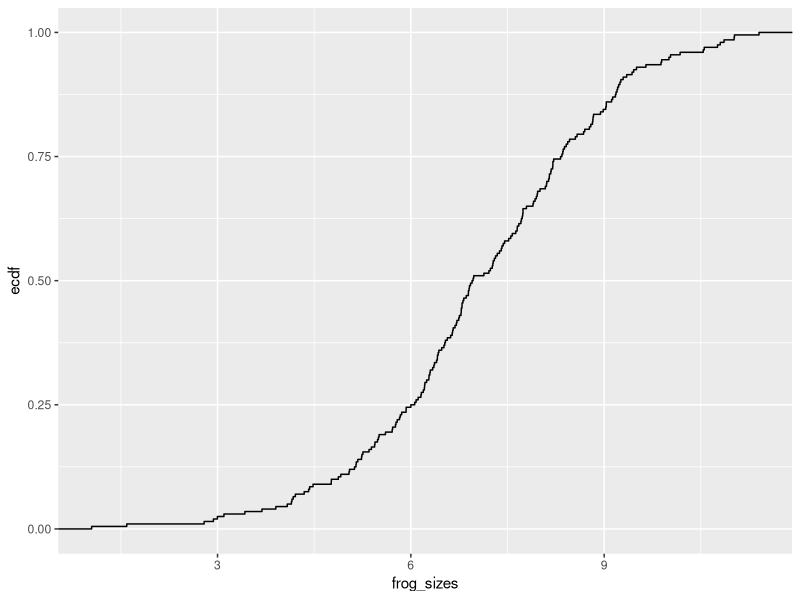
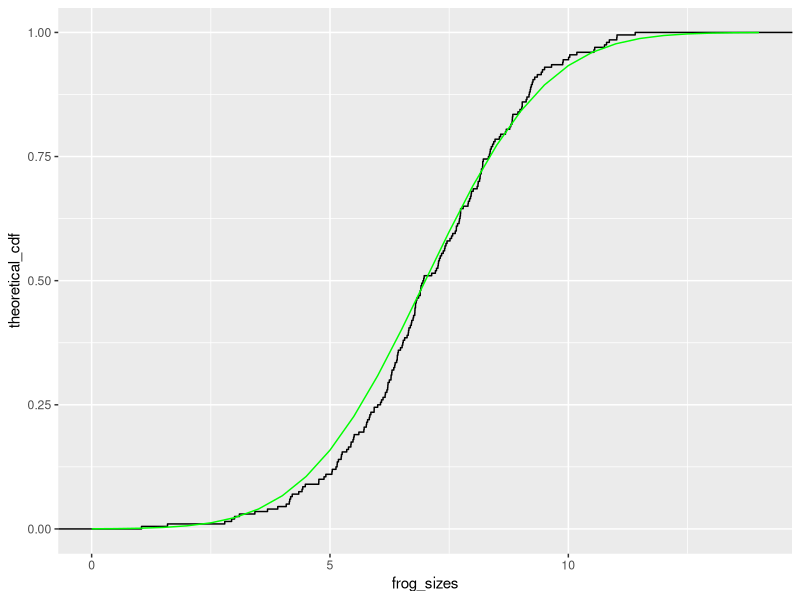

Source code (R) for these figures, in order:
## ---- chunk 1
library(tidyverse)
set.seed(51) # set a seed for reproducibility
frog_counts <-rpois(n = 200, lambda = 4)
frog_sizes <- rnorm(n = 200, mean = 7, sd = 2)
frog_counts_different_lakes <- rnbinom(n=200, size=2, mu=4)  

## ---- chunk 2
data.frame(frog_sizes) %>% 
  ggplot(aes(x=frog_sizes))+
  stat_ecdf()
## ---- chunk 3
sizes <- seq(0,14,.5)
theoretical_cdf <- pnorm(sizes, mean=7, sd=2)

data.frame(frog_sizes) %>% 
  ggplot(aes(frog_sizes)) +
  stat_ecdf()+
  geom_line(data=data.frame(sizes,theoretical_cdf), aes(sizes, theoretical_cdf),colour="green")
